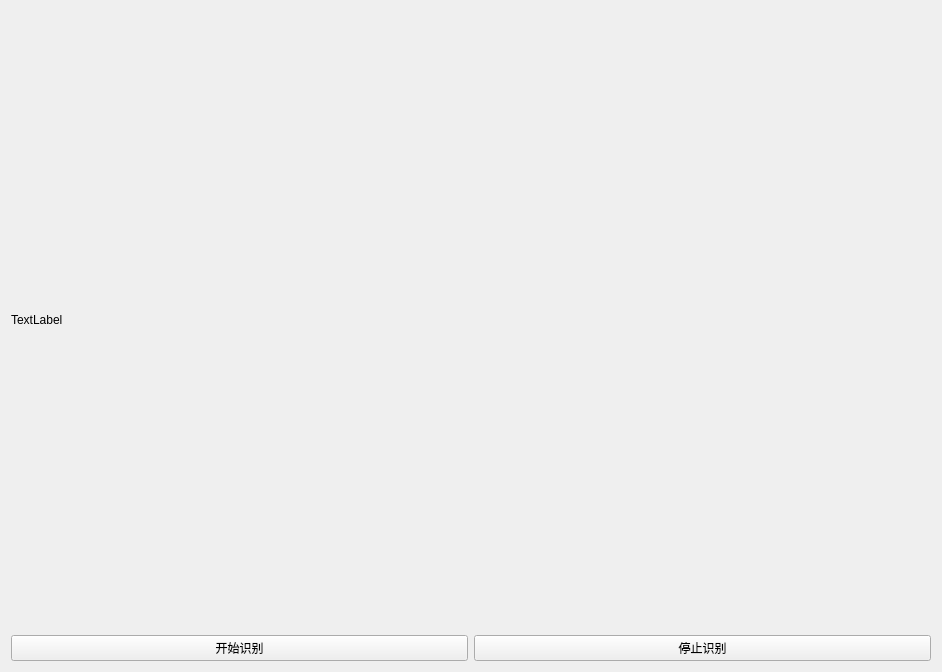
<?xml version="1.0" encoding="UTF-8"?>
<ui version="4.0">
 <class>Form</class>
 <widget class="QWidget" name="Form">
  <property name="geometry">
   <rect>
    <x>0</x>
    <y>0</y>
    <width>942</width>
    <height>672</height>
   </rect>
  </property>
  <property name="sizePolicy">
   <sizepolicy hsizetype="Preferred" vsizetype="Preferred">
    <horstretch>3</horstretch>
    <verstretch>0</verstretch>
   </sizepolicy>
  </property>
  <property name="windowTitle">
   <string>Form</string>
  </property>
  <layout class="QVBoxLayout" name="verticalLayout_2">
   <item>
    <layout class="QVBoxLayout" name="verticalLayout">
     <item>
      <layout class="QHBoxLayout" name="horizontalLayout">
       <item>
        <widget class="QLabel" name="car">
         <property name="sizePolicy">
          <sizepolicy hsizetype="Preferred" vsizetype="Preferred">
           <horstretch>1</horstretch>
           <verstretch>1</verstretch>
          </sizepolicy>
         </property>
         <property name="cursor">
          <cursorShape>CrossCursor</cursorShape>
         </property>
         <property name="text">
          <string>TextLabel</string>
         </property>
        </widget>
       </item>
       <item>
        <layout class="QGridLayout" name="gridLayout">
         <property name="sizeConstraint">
          <enum>QLayout::SetMinimumSize</enum>
         </property>
         <item row="1" column="0">
          <widget class="QLabel" name="plate_char">
           <property name="sizePolicy">
            <sizepolicy hsizetype="Preferred" vsizetype="Preferred">
             <horstretch>1</horstretch>
             <verstretch>1</verstretch>
            </sizepolicy>
           </property>
           <property name="minimumSize">
            <size>
             <width>200</width>
             <height>50</height>
            </size>
           </property>
           <property name="font">
            <font>
             <family>.PingFang SC</family>
             <pointsize>20</pointsize>
             <weight>75</weight>
             <bold>true</bold>
            </font>
           </property>
           <property name="cursor">
            <cursorShape>CrossCursor</cursorShape>
           </property>
           <property name="text">
            <string/>
           </property>
          </widget>
         </item>
        </layout>
       </item>
      </layout>
     </item>
    </layout>
   </item>
   <item>
    <layout class="QHBoxLayout" name="horizontalLayout_2">
     <item>
      <widget class="QPushButton" name="start">
       <property name="sizePolicy">
        <sizepolicy hsizetype="Minimum" vsizetype="Preferred">
         <horstretch>0</horstretch>
         <verstretch>1</verstretch>
        </sizepolicy>
       </property>
       <property name="text">
        <string>开始识别</string>
       </property>
      </widget>
     </item>
     <item>
      <widget class="QPushButton" name="end">
       <property name="sizePolicy">
        <sizepolicy hsizetype="Minimum" vsizetype="Preferred">
         <horstretch>0</horstretch>
         <verstretch>1</verstretch>
        </sizepolicy>
       </property>
       <property name="text">
        <string>停止识别</string>
       </property>
      </widget>
     </item>
    </layout>
   </item>
  </layout>
 </widget>
 <resources/>
 <connections/>
</ui>
